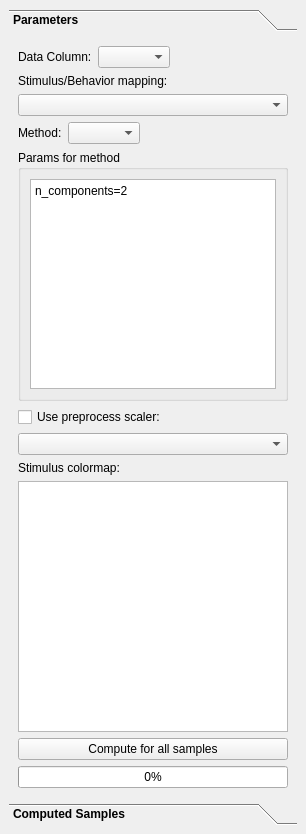
<?xml version="1.0" encoding="UTF-8"?>
<ui version="4.0">
 <class>DockWidget</class>
 <widget class="QDockWidget" name="DockWidget">
  <property name="geometry">
   <rect>
    <x>0</x>
    <y>0</y>
    <width>306</width>
    <height>834</height>
   </rect>
  </property>
  <property name="font">
   <font>
    <weight>50</weight>
    <bold>false</bold>
   </font>
  </property>
  <property name="windowTitle">
   <string>Doc&amp;kWidget</string>
  </property>
  <widget class="QWidget" name="dockWidgetContents">
   <layout class="QVBoxLayout" name="verticalLayout_2">
    <item>
     <widget class="QToolBox" name="toolBox">
      <property name="font">
       <font>
        <weight>75</weight>
        <bold>true</bold>
       </font>
      </property>
      <property name="currentIndex">
       <number>0</number>
      </property>
      <widget class="QWidget" name="page">
       <property name="geometry">
        <rect>
         <x>0</x>
         <y>0</y>
         <width>290</width>
         <height>722</height>
        </rect>
       </property>
       <property name="font">
        <font>
         <weight>50</weight>
         <bold>false</bold>
        </font>
       </property>
       <attribute name="label">
        <string>Parameters</string>
       </attribute>
       <layout class="QVBoxLayout" name="verticalLayout_6">
        <item>
         <layout class="QVBoxLayout" name="verticalLayout_3">
          <item>
           <layout class="QHBoxLayout" name="horizontalLayout">
            <item>
             <widget class="QLabel" name="label">
              <property name="text">
               <string>Data Column:</string>
              </property>
             </widget>
            </item>
            <item>
             <widget class="QComboBox" name="comboBoxDataColumn"/>
            </item>
            <item>
             <spacer name="horizontalSpacer_2">
              <property name="orientation">
               <enum>Qt::Horizontal</enum>
              </property>
              <property name="sizeHint" stdset="0">
               <size>
                <width>40</width>
                <height>20</height>
               </size>
              </property>
             </spacer>
            </item>
           </layout>
          </item>
          <item>
           <widget class="QLabel" name="label_2">
            <property name="text">
             <string>Stimulus/Behavior mapping:</string>
            </property>
           </widget>
          </item>
          <item>
           <widget class="QComboBox" name="comboBoxStimulusMapping"/>
          </item>
          <item>
           <layout class="QHBoxLayout" name="horizontalLayout_2">
            <item>
             <widget class="QLabel" name="label_3">
              <property name="text">
               <string>Method:</string>
              </property>
             </widget>
            </item>
            <item>
             <widget class="QComboBox" name="comboBoxMethod"/>
            </item>
            <item>
             <spacer name="horizontalSpacer">
              <property name="orientation">
               <enum>Qt::Horizontal</enum>
              </property>
              <property name="sizeHint" stdset="0">
               <size>
                <width>40</width>
                <height>20</height>
               </size>
              </property>
             </spacer>
            </item>
           </layout>
          </item>
          <item>
           <widget class="QGroupBox" name="groupBox">
            <property name="toolTip">
             <string/>
            </property>
            <property name="title">
             <string>Params for method</string>
            </property>
            <layout class="QVBoxLayout" name="verticalLayout">
             <item>
              <widget class="QPlainTextEdit" name="plainTextEditMethodParams">
               <property name="font">
                <font>
                 <weight>50</weight>
                 <bold>false</bold>
                </font>
               </property>
               <property name="plainText">
                <string>n_components=2</string>
               </property>
              </widget>
             </item>
            </layout>
           </widget>
          </item>
          <item>
           <widget class="QCheckBox" name="checkBoxUsePreprocessScaler">
            <property name="text">
             <string>Use preprocess scaler:</string>
            </property>
           </widget>
          </item>
          <item>
           <widget class="QComboBox" name="comboBoxPreprocessScaler"/>
          </item>
          <item>
           <widget class="QLabel" name="label_5">
            <property name="text">
             <string>Stimulus colormap:</string>
            </property>
           </widget>
          </item>
          <item>
           <widget class="ColormapListWidget" name="listWidgetStimulusColormap"/>
          </item>
          <item>
           <widget class="QPushButton" name="pushButtonComputeAllSamples">
            <property name="text">
             <string>Compute for all samples</string>
            </property>
           </widget>
          </item>
         </layout>
        </item>
        <item>
         <widget class="QProgressBar" name="progressBar">
          <property name="value">
           <number>0</number>
          </property>
         </widget>
        </item>
       </layout>
      </widget>
      <widget class="QWidget" name="page_2">
       <property name="geometry">
        <rect>
         <x>0</x>
         <y>0</y>
         <width>290</width>
         <height>722</height>
        </rect>
       </property>
       <attribute name="label">
        <string>Computed Samples</string>
       </attribute>
       <layout class="QVBoxLayout" name="verticalLayout_5">
        <item>
         <widget class="QListWidget" name="listWidgetComputedSamples"/>
        </item>
        <item>
         <layout class="QHBoxLayout" name="horizontalLayout_3">
          <item>
           <widget class="QPushButton" name="pushButton">
            <property name="text">
             <string>Save</string>
            </property>
           </widget>
          </item>
          <item>
           <widget class="QPushButton" name="pushButton_2">
            <property name="text">
             <string>Load</string>
            </property>
           </widget>
          </item>
         </layout>
        </item>
       </layout>
      </widget>
     </widget>
    </item>
   </layout>
  </widget>
 </widget>
 <customwidgets>
  <customwidget>
   <class>ColormapListWidget</class>
   <extends>QListWidget</extends>
   <header>...utils</header>
  </customwidget>
 </customwidgets>
 <tabstops>
  <tabstop>comboBoxDataColumn</tabstop>
  <tabstop>comboBoxStimulusMapping</tabstop>
  <tabstop>comboBoxMethod</tabstop>
  <tabstop>plainTextEditMethodParams</tabstop>
  <tabstop>checkBoxUsePreprocessScaler</tabstop>
  <tabstop>comboBoxPreprocessScaler</tabstop>
  <tabstop>listWidgetStimulusColormap</tabstop>
  <tabstop>pushButtonComputeAllSamples</tabstop>
  <tabstop>listWidgetComputedSamples</tabstop>
  <tabstop>pushButton</tabstop>
  <tabstop>pushButton_2</tabstop>
 </tabstops>
 <resources/>
 <connections/>
</ui>
